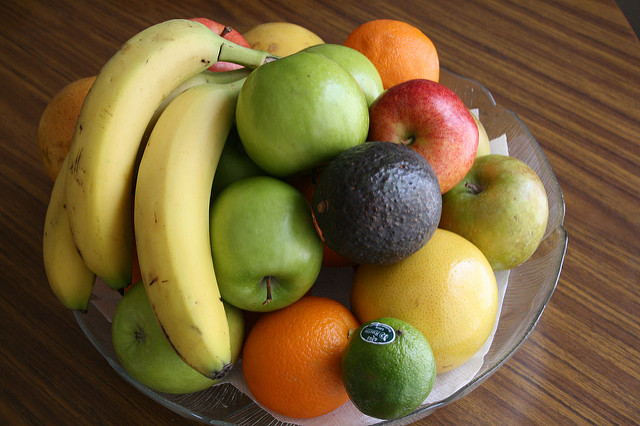
#> input picture website/watsonTest/fruitbowl.jpg, 640 x 426 px, given in place of the camera
$ python tra.py   (Python 2 division)
#> lines starting #> are read from the running program, lines starting #| are printed output that depends on the picture; after the words box and inside, x2 and y2 are one past the last pixel; in counts of white or black regions, pixels touching at a corner belong together
from collections import deque
import numpy as np
import argparse
import imutils
import cv2
import time
from sklearn import linear_model
import matplotlib.pyplot as plt


flag_capture=0
lis1=[]
lis2=[]
dxx=[]
dyy=[]
Lower1 = (26, 105,65 )
Upper1 = (54, 194,255)

Lower2=(138,96,224)
Upper2=(255,183,255)
xx=""
pts1=[]
pts2=[]
count = -1
(dX, dY) = (0, 0)
direction = ""

flag=0
camera = cv2.VideoCapture(0)
count=0
flag_pink=0
while True:
    count=count+1
    (grabbed, frame) = camera.read()
#> frame is the input picture: shape (426, 640, 3); mean B, G, R 56.4, 97.7, 119.2
    if grabbed==False:
        continue;

    if flag_capture==1:
      cv2.imwrite('local.jpeg',frame)

    frame = imutils.resize(frame, width=600)
#> frame: shape (399, 600, 3)

    hsv = cv2.cvtColor(frame, cv2.COLOR_BGR2HSV)
#> hsv: shape (399, 600, 3); mean H, S, V 24.8, 146.5, 122
    mask1 = cv2.inRange(hsv, Lower1, Upper1)
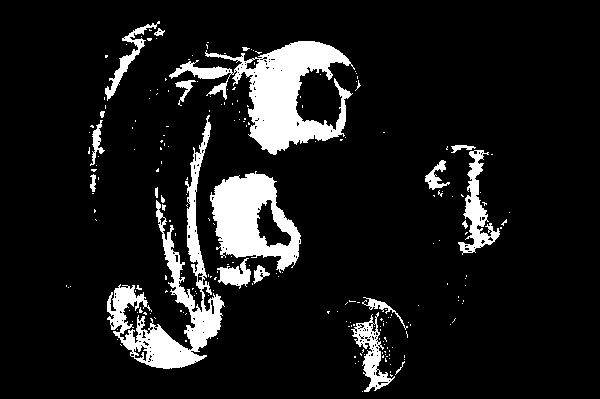
#> mask1: shape (399, 600); 10.6% white; 220 white regions (199 under 20 px), largest, box (x1, y1, x2, y2) and area: (169, 41, 355, 155) 7787, (107, 115, 225, 369) 6660, (210, 171, 301, 273) 5051
    mask2 = cv2.inRange(hsv, Lower2, Upper2)
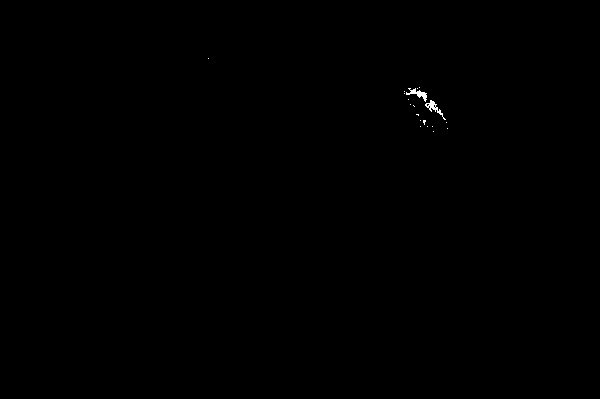
#> mask2: shape (399, 600); 0.1% white; 19 white regions (17 under 20 px), largest, box (x1, y1, x2, y2) and area: (406, 88, 427, 102) 106, (425, 100, 446, 120) 102
    mask1 = cv2.erode(mask1, None, iterations=2)
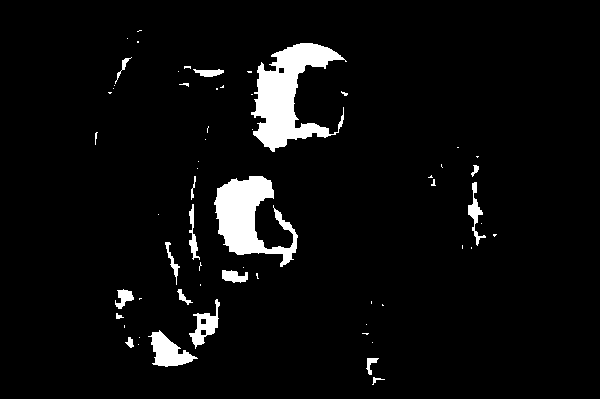
#> mask1: shape (399, 600); 5% white; 61 white regions (41 under 20 px), largest, box (x1, y1, x2, y2) and area: (251, 43, 347, 152) 4692, (214, 176, 298, 267) 3679, (148, 330, 198, 367) 894
    mask2 = cv2.erode(mask2, None, iterations=2)
#> mask2: shape (399, 600); every value is 0
    mask1 = cv2.dilate(mask1, None, iterations=2)
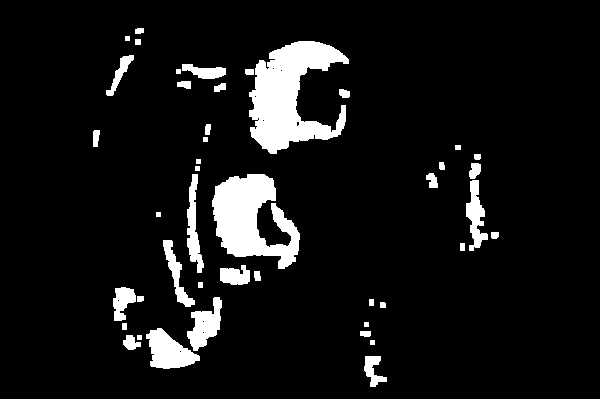
#> mask1: shape (399, 600); 8.1% white; 44 white regions
    mask2 = cv2.dilate(mask2, None, iterations=2)
    cnts1 = cv2.findContours(mask1.copy(), cv2.RETR_EXTERNAL,
    cv2.CHAIN_APPROX_SIMPLE)[-2]
#> cnts1 = 44 contours, 9 with area under 20; largest, box (x1, y1, x2, y2) and area: (249, 41, 349, 154) 5927, (212, 174, 300, 269) 4574, (146, 328, 200, 369) 1228, (187, 297, 222, 351) 918, (187, 174, 204, 273) 699
    cnts2 = cv2.findContours(mask2.copy(), cv2.RETR_EXTERNAL,
    cv2.CHAIN_APPROX_SIMPLE)[-2]
#> cnts2 = []
    center1 = None
    center2= None
    if len(cnts1) > 0:
       c = max(cnts1, key=cv2.contourArea)
#> c = contour of 228 points, box (x1, y1, x2, y2) (249, 41, 349, 154), area 5927
       ((x, y), radius1) = cv2.minEnclosingCircle(c)
#> x = 301.9; y = 100.4; radius1 = 62.1
       M1 = cv2.moments(c)
#> M1 = moments, m00 5927, centre m10/m00, m01/m00 = (289, 95.23)
       center1 = (int(M1["m10"] / M1["m00"]), int(M1["m01"] / M1["m00"]))
#> center1 = (289, 95)

       if radius1 > 20:
          flag=flag+1
          cv2.circle(frame, (int(x), int(y)), int(radius1),(0, 255, 255), 2)
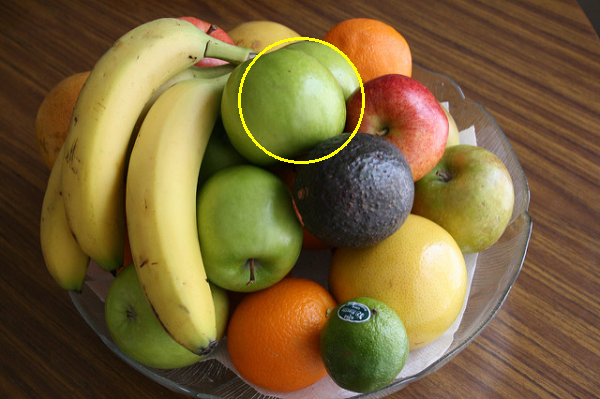
#> frame: shape (399, 600, 3); mean B, G, R 56.2, 98.5, 120
          cv2.circle(frame, center1, 5, (0, 0, 255), -1)
#> frame: shape (399, 600, 3); 0.03% of pixels changed, all inside (x1, y1, x2, y2) = (284, 90, 295, 101)
          count=0
          pts1.append(center1)
          lis1.append(center1)

    if len(cnts2) > 0:

       c = max(cnts2, key=cv2.contourArea)
       ((x, y), radius2) = cv2.minEnclosingCircle(c)
       M2 = cv2.moments(c)
       center2 = (int(M2["m10"] / M2["m00"]), int(M2["m01"] / M2["m00"]))
       if radius2 > 20:
          flag=flag+1
          cv2.circle(frame, (int(x), int(y)), int(radius2),(0, 255, 255), 2)
          cv2.circle(frame, center2, 5, (0, 0, 255), -1)
          count=0
          pts2.append(center2)
          lis2.append(center2)

          # [9 lines of commented-out code are left out]


    for i in np.arange(1, len(pts1)):
        if i!=0:
         cv2.line(frame, pts1[i - 1], pts1[i], (0, 255, 0), 5)
#> this loop made 0 passes
    for i in np.arange(1, len(pts2)):
        if i!=0:
         cv2.line(frame, pts2[i - 1], pts2[i], (128, 84, 231), 5)


    if count>25 and flag_capture==1 and flag>1 :

          var=np.var(np.asarray(pts1),axis=0)
          print var
          if var[0]-var[1]>700 :
             if pts1[0][0]<pts1[-1][0]:
              print "positive x axis"

             else:
               print "negative x axis"
               execfile("server_test.py")

          if var[1]-var[0]>700 :
            if pts1[-1][1]<pts1[0][1]:
              #print "positive y axis"
              print "send to cloud"


              # [4 lines of commented-out code are left out]


            else:
               print "delete the photo"

          flag_capture=0;
          flag=0
          count=0
          break


    cv2.imshow("Frame", frame)
    key = cv2.waitKey(1) & 0xFF
#> (key q is pressed here)
    if key == ord("q"):
      break

    if center1!=None and center2!=None:
      a=abs(center1[0]-center2[0])
      b=abs(center1[1]-center2[1])
      if a<50 and b<50:

         print 'capture'
         time.sleep(2)
         flag_capture=1;
         pts1=[]
         pts2=[]
         flag=0

    if center1==None and flag==20:
        print len(pts2)
        var=np.var(np.asarray(pts2),axis=0)
        print var
        if var[1]-var[0]>700 :
            if pts2[-1][1]<pts2[0][1]:
              #print "positive y axis"
              print "LED ON"


              # [4 lines of commented-out code are left out]


            else:
               print "LED OFF"
        flag_pink=0;


camera.release()
cv2.destroyAllWindows()
